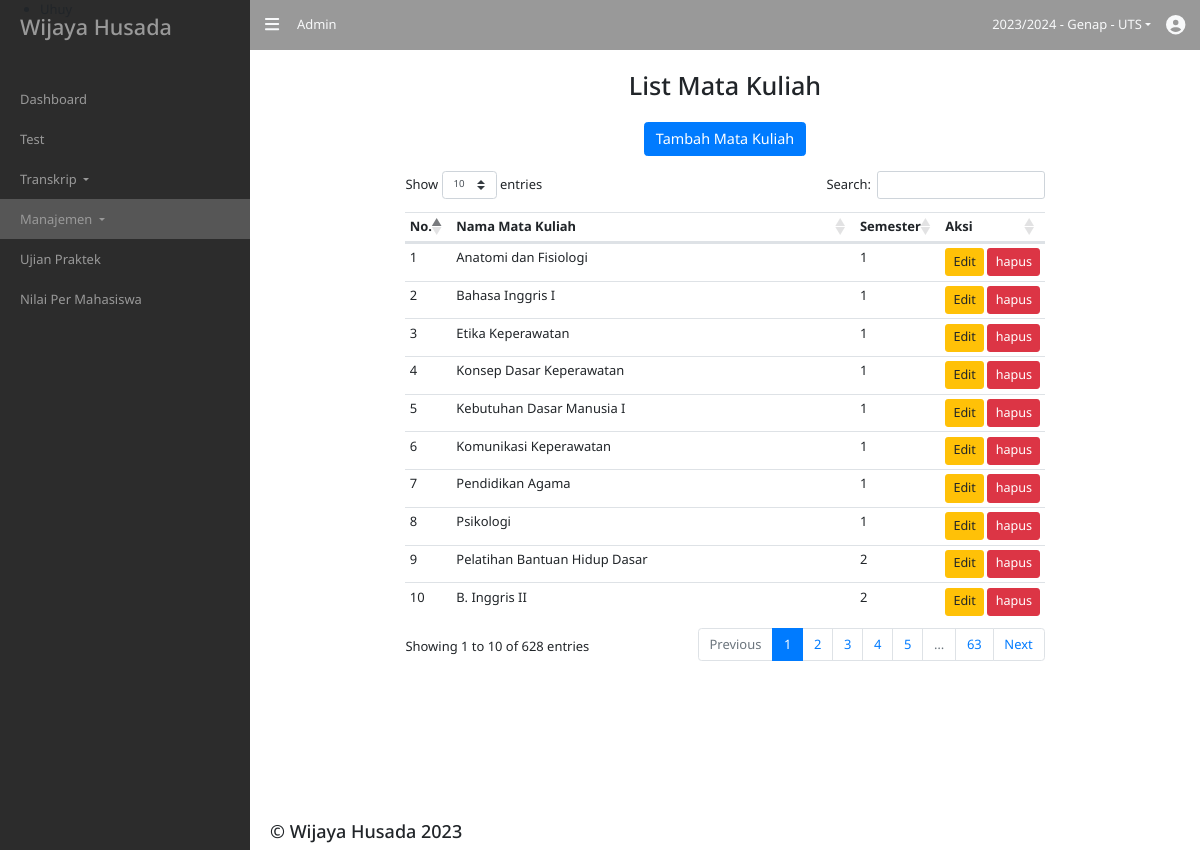
Page /admin/dashboard.php?pg=mmakul on the committed database.
### tables this page shows
CREATE TABLE IF NOT EXISTS `tperiode` (
  `id_periode` int(100) NOT NULL AUTO_INCREMENT,
  `tahun` varchar(100) NOT NULL,
  `jenis_tes` int(10) NOT NULL,
  `terpilih` tinyint(1) NOT NULL,
  PRIMARY KEY (`id_periode`)
);

CREATE TABLE IF NOT EXISTS `ttahun` (
  `id_ta` int(10) NOT NULL AUTO_INCREMENT,
  `nama_ta` varchar(255) NOT NULL,
  PRIMARY KEY (`id_ta`)
);

CREATE TABLE IF NOT EXISTS `tmakul` (
  `IdMakul` int(11) NOT NULL AUTO_INCREMENT,
  `KdMakul` varchar(10) NOT NULL,
  `NamaMakul` varchar(100) NOT NULL,
  `Semester` char(1) NOT NULL,
  `IdJurusan` int(11) NOT NULL,
  PRIMARY KEY (`IdMakul`)
);

### admin/dashboard.php (the view, shortened to what this page needs)
<?php
require '../connection.php';
$prdQ = mysqli_query($connect,"SELECT tperiode.*, ttahun.nama_ta FROM tperiode left join ttahun on ttahun.id_ta = tperiode.tahun where tperiode.terpilih = '1'");
$prd=mysqli_fetch_assoc($prdQ);
$periode = $prd['nama_ta']." - ";
$periode .= ($prd['jenis_tes']==1)? "UTS" : "UAS";
?>
<!DOCTYPE html>
<html lang="en">
<head>
    <link rel="stylesheet" href="https://cdn.datatables.net/1.13.6/css/dataTables.bootstrap4.min.css" rel="stylesheet">
    <link rel="stylesheet" href="https://cdn.jsdelivr.net/npm/bootstrap@4.0.0/dist/css/bootstrap.min.css">
    <link rel="stylesheet" href="https://cdnjs.cloudflare.com/ajax/libs/font-awesome/6.4.2/css/all.min.css" />
    <link rel="stylesheet" href="../assets/style.css" rel="stylesheet">
</head>
<body>
    <div id="wrapper" class="toggled">
        <div class="nav-bar w-100 d-flex justify-content-between">
            <div class="wrap">
                <a href="#menu-toggle" class="text-light mr-3" id="menu-toggle"><i class="fa-solid fa-lg fa-3x fa-bars"></i></a>
                <span class="text-light">Admin</span>
            </div>
            <div class="periode d-flex justify-content-between">
                <div class="dropdown">
                    <a href="#" class="text-light ml-3 dropdown-toggle" role="button" id="dropdownMenuLink" data-toggle="dropdown" aria-haspopup="true" aria-expanded="false"><?php echo $periode ?></a>
                </div>
                <div class="dropdown">
                    <a href="#" class="text-light ml-3" role="button" id="aaa" data-toggle="dropdown" aria-haspopup="true" aria-expanded="false"><i class="fa-solid fa-xl fa-circle-user"></i></a>
                </div>
            </div>
        </div>
        <div id="sidebar-wrapper">
            <ul class="sidebar-nav">
                <li class="sidebar-brand mt-3">
                    <a href="">
                       <h4>Wijaya Husada</h4>
                    </a>
                </li>
                <li>
                    <a href="dashboard.php" class="menu-link">Dashboard</a>
                </li>
                <li>
                    <a href="?pg=makul" class="menu-link">Test</a>
                </li>
                <li>
                <a class="menu-drop dropdown-toggle menu-link" href="#menu-transkrip" data-toggle="collapse" aria-expanded="false">
                        Transkrip
                    </a>
                </li>
                <li>
                    <a class="menu-dropp dropdown-toggle menu-link" href="#menu-manajemen" data-toggle="collapse" aria-expanded="false">
                        Manajemen
                    </a>
                </li>
                <li>
                    <a href="?pg=uprak" class="menu-link">Ujian Praktek</a>
                </li>
                <li>
                    <a href="?pg=rev" class="menu-link">Nilai Per Mahasiswa</a>
                </li>
            </ul>
            <ul>
                <li>Uhuy</li>
            </ul>
        </div>
        <div id="page-content-wrapper" style="min-height:100vh">
            <div class="container-fluid">
            <?php
            if(!isset($_GET['pg']))
            {
               ?> <h2>Ini Adalah Aplikasi Untuk Pencetakan Hasil Nilai</h2>
                    <div class="card bg-info  p-2 mt-2">
                        <div class="card-header border">
                            <h4 class="text-light">Dashboard Menu</h4>
                        </div>
                        <div class="card-body">
                            <p class="text-light">
                               <b> Bagi dosen yang ingin melakukan pencetakan hasil nilai UTS / UAS Silahkan gunakan aplikasi ini.
                            </p>
                        </div>
                    </div>
               <?php
            }
            else {
            switch ($_GET['pg']) {
                    ?>
                        <?php
                case "mmakul":
                    if(!isset($_GET['act']))
                    {
                        $sql = "SELECT * from tmakul";
                        $makulQ = mysqli_query($connect, $sql);
                    ?>
                    <div class="container d-flex justify-content-center align-items-center flex-column">
                        <h3>List Mata Kuliah</h3>
                        <a href="?pg=mmakul&act=tambah" class="btn btn-primary m-3">Tambah Mata Kuliah</a>
                        <table class="table table-sm" id="tabel-nilai">
                            <thead>
                                <tr>
                                    <th>No.</th>
                                    <th>Nama Mata Kuliah</th>
                                    <th>Semester</th>
                                    <th>Aksi</th>
                                </tr>
                            </thead>
                            <tbody>
                                <?php $no = 1;
                                while($makul = mysqli_fetch_array($makulQ))
                                {
                                    ?>
                                    <tr>
                                        <td><?php echo $no++ ?></td>
                                        <td><?php echo $makul['NamaMakul']?></td>
                                        <td><?php echo $makul['Semester']?></td>
                                        <td>
                                            <a href="?pg=mmakul&act=edit&mid=<?php echo $makul['IdMakul']?>" class="btn btn-sm btn-warning">Edit</a>
                                            <a onclick="return confirm yakin hapus data "href="?pg=mmakul&act=hapus&mid=<?php echo $makul['IdMakul']?>" class="btn btn-sm btn-danger">hapus</a>
                                        </td>
                                    </tr>
                                    <?php
                                }
                                ?>
                            </tbody>
                        </table>
                    </div>
                        <?php
                    }
                break;
                        ?>
                    <?php
            }
        }
            ?>
            </div>
            <div class="footer">
                <h5>&copy; Wijaya Husada 2023</h5>
            </div>
        </div>
    </div>
</body>
</html>

### assets/style.css (style rules this page uses)
* { font-family: 'Noto Sans',system-ui, -apple-system, BlinkMacSystemFont, 'Segoe UI', Roboto, Oxygen, Ubuntu, Cantarell, 'Open Sans', 'Helvetica Neue', sans-serif; font-size: 0.9rem; }
body { overflow-x: hidden; }
.nav-bar { padding:15px; background: #999999; }
#wrapper { padding-left: 0; -webkit-transition: all 0.5s ease; -moz-transition: all 0.5s ease; -o-transition: all 0.5s ease; transition: all 0.5s ease; }
#wrapper.toggled { padding-left: 250px; }
#sidebar-wrapper { z-index: 1000; position: fixed; left: 250px; width: 0; height: 100%; top:0; margin-left: -250px; overflow-y: auto; background: #2c2c2c; -webkit-transition: all 0.5s ease; -moz-transition: all 0.5s ease; -o-transition: all 0.5s ease; transition: all 0.5s ease; }
#wrapper.toggled #sidebar-wrapper { width: 250px; }
#page-content-wrapper { width: 100%; position: absolute; padding: 15px; }
#wrapper.toggled #page-content-wrapper { position: absolute; margin-right: -250px; }
.sidebar-nav { position: absolute; top: 0; width: 250px; margin: 0; padding: 0; list-style: none; }
.sidebar-nav li { text-indent: 20px; line-height: 40px; }
.sidebar-nav li a { display: block; text-decoration: none; color: #999999; }
.active { color: #fff; background: rgba(255, 255, 255, 0.2); }
.sidebar-nav>.sidebar-brand { height: 65px; font-size: 18px; line-height: 60px; }
.sidebar-nav>.sidebar-brand a { color: #999999; }
@media (min-width:768px) { #wrapper { padding-left: 0; } }
@media (min-width:768px) { #wrapper.toggled { padding-left: 250px; } }
@media (min-width:768px) { #sidebar-wrapper { width: 0; } }
@media (min-width:768px) { #wrapper.toggled #sidebar-wrapper { width: 250px; } }
@media (min-width:768px) { #page-content-wrapper { padding: 20px; position: relative; } }
@media (min-width:768px) { #wrapper.toggled #page-content-wrapper { position: relative; margin-right: 0; } }
.footer { position:absolute; bottom: 0 ; }

### rows in the picture
tperiode: jenis_tes.nama_ta "2023/2024 - Genap - UTS"
tmakul: NamaMakul "Anatomi dan Fisiologi", Semester "1"
tmakul: NamaMakul "Bahasa Inggris I", Semester "1"
tmakul: NamaMakul "Etika Keperawatan", Semester "1"
tmakul: NamaMakul "Konsep Dasar Keperawatan", Semester "1"
tmakul: NamaMakul "Kebutuhan Dasar Manusia I", Semester "1"
tmakul: NamaMakul "Komunikasi Keperawatan", Semester "1"
tmakul: NamaMakul "Pendidikan Agama", Semester "1"
tmakul: NamaMakul "Psikologi", Semester "1"
tmakul: NamaMakul "Pelatihan Bantuan Hidup Dasar", Semester "2"
tmakul: NamaMakul "B. Inggris II", Semester "2"
